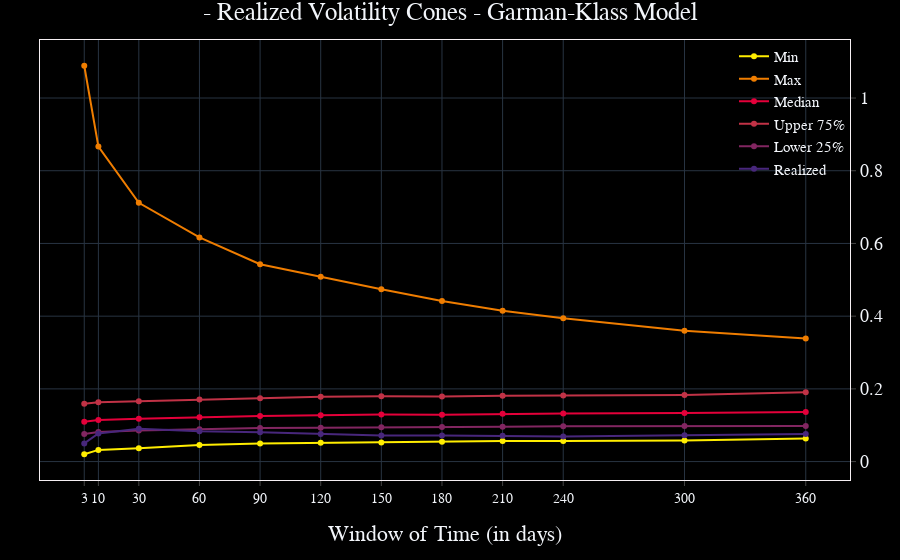

The notebook cell saved with this chart:
### Code cell
openbb.ta.cones_chart(df, model = 'Garman-Klass')

### Figure 1 — Plotly figure (JSON) as saved in the notebook; plotly's stock layout.template omitted (floating-point values rounded to 4 significant figures)
{"data": [{"hovertemplate": "%{y}<extra></extra>", "name": "Min", "type": "scatter", "x": [3, 10, 30, 60, 90, 120, 150, 180, 210, 240, 300, 360], "y": [0.02019, 0.0322, 0.03669, 0.04566, 0.04987, 0.052, 0.05271, 0.05439, 0.05644, 0.05676, 0.05829, 0.06326]}, {"hovertemplate": "%{y}<extra></extra>", "name": "Max", "type": "scatter", "x": [3, 10, 30, 60, 90, 120, 150, 180, 210, 240, 300, 360], "y": [1.089, 0.8665, 0.7116, 0.6164, 0.5429, 0.5082, 0.474, 0.4419, 0.4152, 0.394, 0.3599, 0.3386]}, {"hovertemplate": "%{y}<extra></extra>", "name": "Median", "type": "scatter", "x": [3, 10, 30, 60, 90, 120, 150, 180, 210, 240, 300, 360], "y": [0.1096, 0.1143, 0.1175, 0.1223, 0.1251, 0.1273, 0.1294, 0.1287, 0.1313, 0.1323, 0.1336, 0.1365]}, {"hovertemplate": "%{y}<extra></extra>", "name": "Upper 75%", "type": "scatter", "x": [3, 10, 30, 60, 90, 120, 150, 180, 210, 240, 300, 360], "y": [0.1591, 0.1632, 0.1662, 0.1706, 0.1744, 0.1784, 0.1799, 0.1788, 0.1811, 0.1815, 0.1834, 0.1904]}, {"hovertemplate": "%{y}<extra></extra>", "name": "Lower 25%", "type": "scatter", "x": [3, 10, 30, 60, 90, 120, 150, 180, 210, 240, 300, 360], "y": [0.07616, 0.08113, 0.08578, 0.0892, 0.09225, 0.0932, 0.09464, 0.09489, 0.09582, 0.09691, 0.09764, 0.09773]}, {"hovertemplate": "%{y}<extra></extra>", "name": "Realized", "type": "scatter", "x": [3, 10, 30, 60, 90, 120, 150, 180, 210, 240, 300, 360], "y": [0.04999, 0.07744, 0.09044, 0.08353, 0.08079, 0.07599, 0.07207, 0.07163, 0.0711, 0.06879, 0.0725, 0.07577]}], "layout": {"bargap": 0, "bargroupgap": 0, "barmode": "overlay", "legend": {"groupclick": "toggleitem", "orientation": "v", "tracegroupgap": 133.3, "x": 1, "xanchor": "right", "y": 1, "yanchor": "top"}, "margin": {"b": 80, "l": 40, "r": 50, "t": 40}, "modebar": {"activecolor": "#d1030d", "bgcolor": "#2A2A2A", "color": "#FFFFFF", "orientation": "v"}, "newshape": {"line": {"color": "gold"}}, "title": {"text": " - Realized Volatility Cones - Garman-Klass Model", "x": 0.5}, "xaxis": {"tickmode": "array", "ticktext": [3, 10, 30, 60, 90, 120, 150, 180, 210, 240, 300, 360], "tickvals": [3, 10, 30, 60, 90, 120, 150, 180, 210, 240, 300, 360], "title": {"text": "Window of Time (in days)"}}}}
